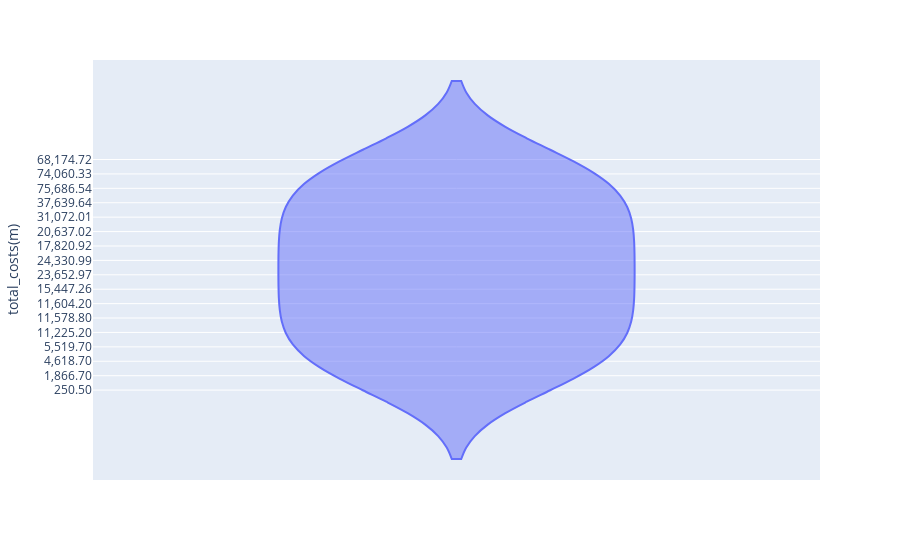

Write notebook code for a chart like this one.
### Code cell
px.violin(clean_df, y='total_costs(m)')

### Figure 1 — Plotly figure (JSON) as saved in the notebook; plotly's stock layout.template omitted (floating-point values rounded to 4 significant figures)
{"data": [{"alignmentgroup": "True", "box": {"visible": false}, "hovertemplate": "total_costs(m)=%{y}<extra></extra>", "legendgroup": "", "marker": {"color": "#636efa"}, "name": "", "offsetgroup": "", "orientation": "v", "scalegroup": "True", "showlegend": false, "type": "violin", "x0": " ", "xaxis": "x", "y": ["250.50", "576.90", "1,575.90", "1,866.70", "2,207.40", "2,837.50", "4,618.70", "5,685.50", "5,461.00", "5,519.70", "6,939.80", "9,206.50", "11,225.20", "10,836.70", "11,847.10", "11,578.80", "11,703.20", "11,638.40", "11,604.20", "12,316.80", "12,901.59", "15,447.26", "18,747.27", "22,462.34", "23,652.97", "24,493.45", "24,620.37", "24,330.99", "21,507.55", "18,988.32", "17,820.92", "17,054.02", "17,789.39", "20,637.02", "23,816.28", "27,099.03", "31,072.01", "32,903.06", "33,173.52", "37,639.64", "53,619.92", "68,283.47", "75,686.54", "78,411.10", "79,859.03", "74,060.33", "73,946.17", "70,913.55", "68,174.72", "65,446.40", "60,366.21"], "y0": " ", "yaxis": "y"}], "layout": {"legend": {"tracegroupgap": 0}, "margin": {"t": 60}, "violinmode": "group", "xaxis": {"anchor": "y", "domain": [0, 1]}, "yaxis": {"anchor": "x", "domain": [0, 1], "title": {"text": "total_costs(m)"}}}}
